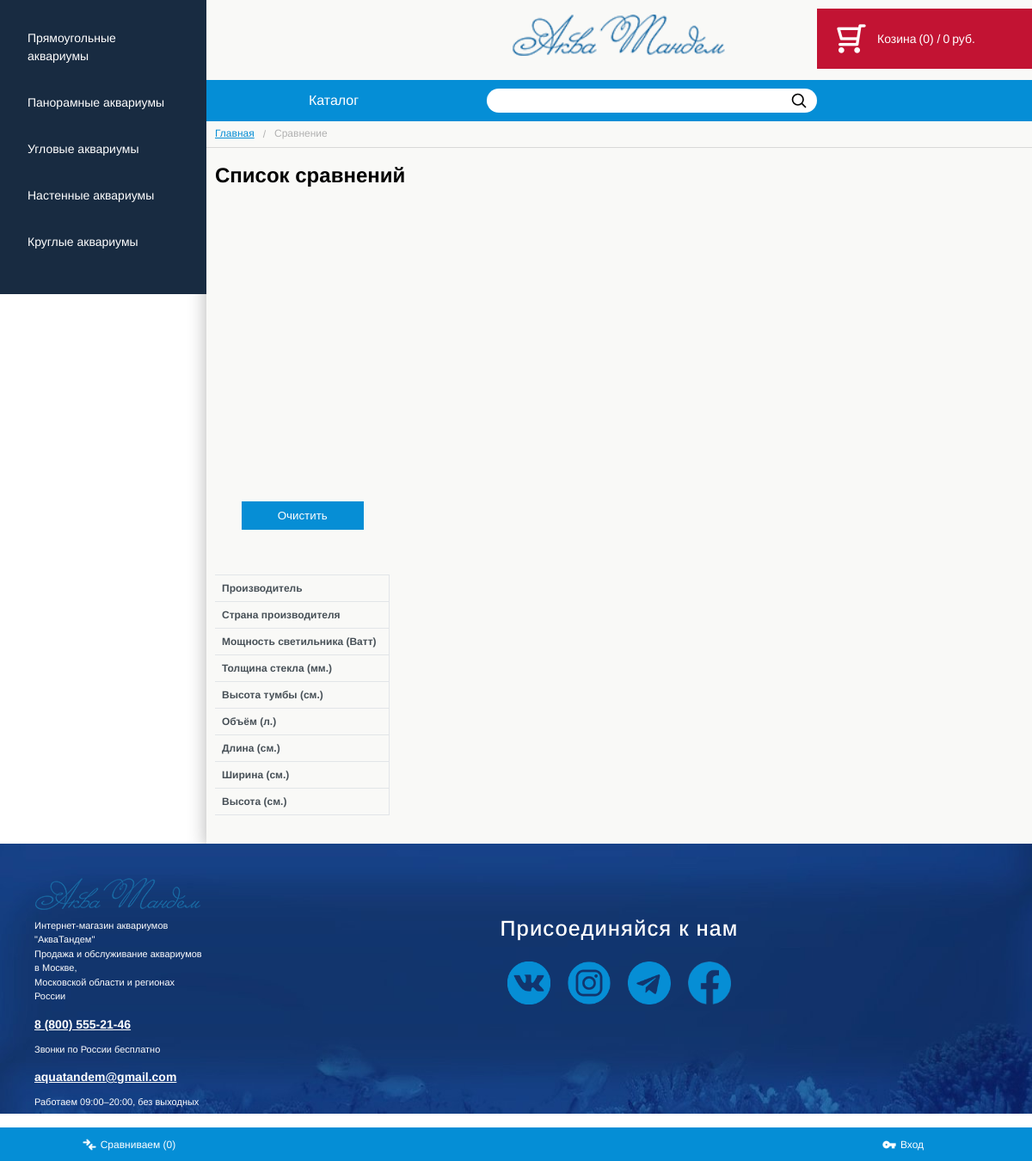
Screenshot of /compare.php with the database file from the repository.
### tables this page shows
CREATE TABLE `category` (
  `ID` int NOT NULL,
  `NAME` varchar(255) NOT NULL
);

### config/category.php (the view, shortened to what this page needs)
<?php
require_once('connect.php');
$CategoryTable = mysqli_query($ConnectDatabase, "SELECT * FROM `category`");
?>
    <?php
function catListCatalog($CategoryTable, $idCat)
{
    foreach ($CategoryTable as $item) {
    ?>
        <div class="line-category <?php if ($item['ID'] == $idCat) echo ' active-line-category'; ?>">
            <a href="catalog.php?idCat=<?= $item['ID'] ?>" class="category-link"><?= $item['NAME'] ?></a>
        </div>
    <?
    }
}
    ?>

### css/category-block.css (style rules this page uses)
.line-category { width: 100%; padding: 0 26px; min-height: 49px; }
.category-link { position: relative; padding: 16.5px 6px; color: #FFFFFF; }

### css/header.css (style rules this page uses)
* { box-sizing: border-box; }
body { margin: 0; padding: 0; font-family: Arimo; font-size: 14px; line-height: 1.5; }
a { display: block; text-decoration: none; }

### rows the page displays
category: NAME "Прямоугольные аквариумы"
category: NAME "Панорамные аквариумы"
category: NAME "Угловые аквариумы"
category: NAME "Настенные аквариумы"
category: NAME "Круглые аквариумы"
